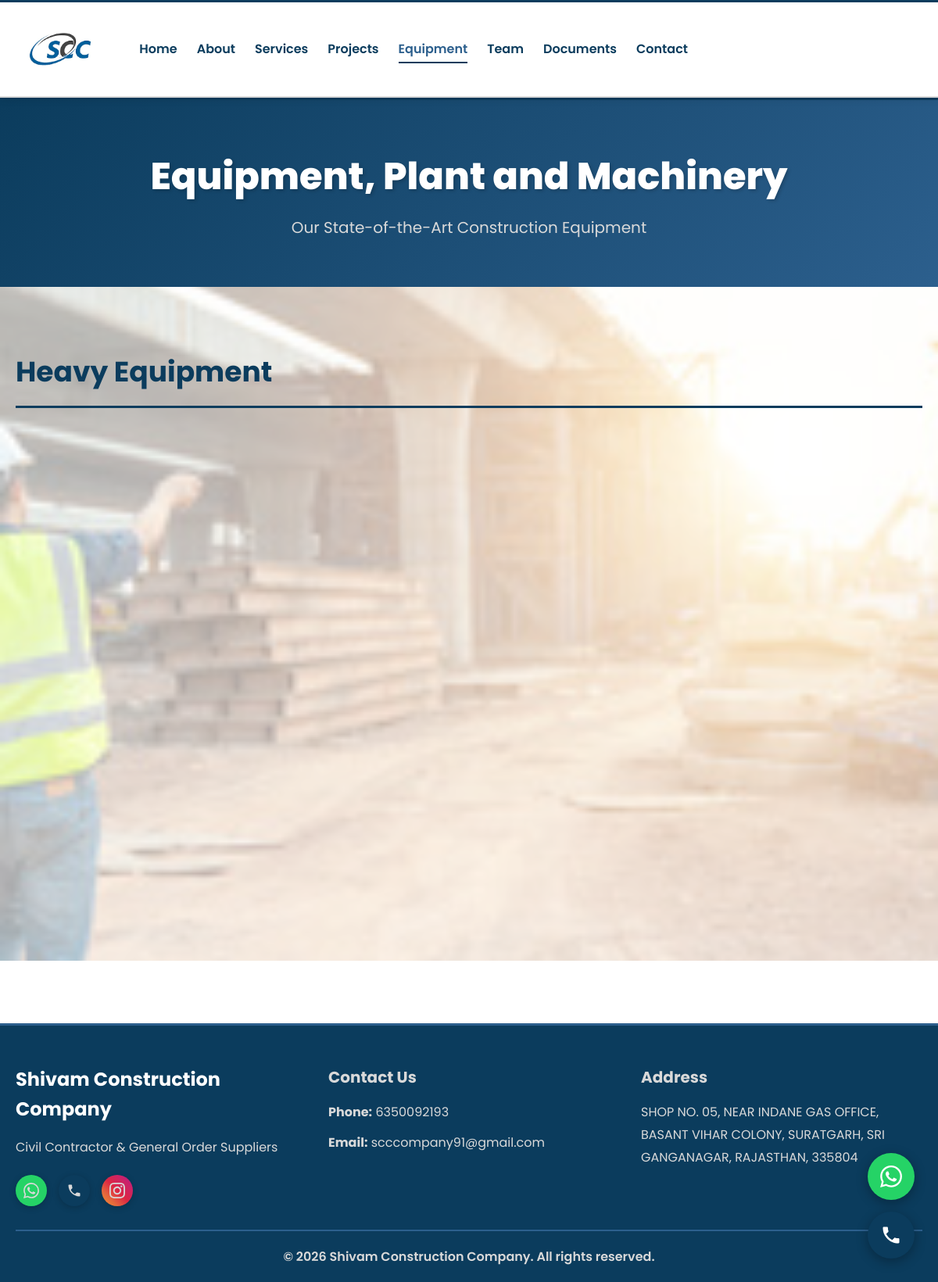
Screenshot of /equipment/ with the database file from the repository.
### shivam/models.py (models this page shows, shortened)
class Equipment(models.Model):
    name = models.CharField(max_length=200)
    quantity = models.IntegerField(default=0)
    category = models.CharField(max_length=100, blank=True)
    image = models.ImageField(upload_to='equipment/', blank=True, null=True)
    description = models.TextField(blank=True)
    specifications = models.TextField(blank=True, help_text="Technical specifications")
    order = models.IntegerField(default=0)
    class Meta:
        ordering = ['category', 'order']
        verbose_name_plural = "Equipment"

class CompanyInfo(models.Model):
    name = models.CharField(max_length=200, default="Shivam Construction Company")
    tagline = models.CharField(max_length=300, default="Civil Contractor & General Order Suppliers")
    phone = models.CharField(max_length=20, default="6350092193")
    email = models.EmailField(default="scccompany91@gmail.com")
    address = models.TextField(default="SHOP NO. 05, NEAR INDANE GAS OFFICE, BASANT VIHAR COLONY, SURATGARH, SRI GANGANAGAR, RAJASTHAN, 335804")
    vision = models.TextField(blank=True)
    quality_policy = models.TextField(blank=True)
    introduction = models.TextField(blank=True)
    logo = models.ImageField(upload_to='company/', blank=True, null=True)
    hero_image = models.ImageField(upload_to='company/', blank=True, null=True)
    instagram_url = models.URLField(blank=True, default="https://www.instagram.com/shivamconstruction")
    services_bg = models.ImageField(upload_to='company/backgrounds/', blank=True, null=True, verbose_name="Services Page Background")
    projects_bg = models.ImageField(upload_to='company/backgrounds/', blank=True, null=True, verbose_name="Projects Page Background")
    equipment_bg = models.ImageField(upload_to='company/backgrounds/', blank=True, null=True, verbose_name="Equipment Page Background")
    vision_bg = models.ImageField(upload_to='company/backgrounds/', blank=True, null=True, verbose_name="Vision Section Background")
    quality_bg = models.ImageField(upload_to='company/backgrounds/', blank=True, null=True, verbose_name="Quality Section Background")
    team_bg = models.ImageField(upload_to='company/backgrounds/', blank=True, null=True, verbose_name="Team Page Background")
    contact_bg = models.ImageField(upload_to='company/backgrounds/', blank=True, null=True, verbose_name="Contact Page Background")
    class Meta:
        verbose_name_plural = "Company Information"

### shivam/views.py (the view)
# urls.py: path('equipment/', views.equipment, name='equipment'),
def equipment(request):
    equipment_list = Equipment.objects.all()
    company = CompanyInfo.objects.first()
    equipment_images = CompanyImage.objects.filter(image_type='equipment')
    equipment_by_category = {}
    for item in equipment_list:
        category = item.category or 'Other'
        if category not in equipment_by_category:
            equipment_by_category[category] = []
        equipment_by_category[category].append(item)
    context = {
        'equipment_by_category': equipment_by_category,
        'company': company,
        'equipment_images': equipment_images,
    }
    return render(request, 'shivam/equipment.html', context)

### templates/shivam/equipment.html (shortened to what this page needs)
{% extends 'shivam/base.html' %}
{% load static %}
{% block content %}
<section class="page-header">
    <div class="container">
        <h1>Equipment, Plant and Machinery</h1>
        <p class="subtitle">Our State-of-the-Art Construction Equipment</p>
    </div>
</section>
<section class="section equipment-section page-background" {% if company.equipment_bg %}style="background-image: url('{{ company.equipment_bg.url }}');"{% elif company.hero_image %}style="background-image: url('{{ company.hero_image.url }}');"{% else %}style="background-image: url('{% static "images/equipment-bg.jpg" %}');"{% endif %}>
    <div class="background-overlay"></div>
    <div class="container">
        {% for category, equipment_list in equipment_by_category.items %}
        <div class="equipment-category">
            <h2 class="category-title">{{ category }}</h2>
            <div class="equipment-grid">
            </div>
        </div>
        {% endfor %}
    </div>
</section>
{% endblock %}

### templates/shivam/base.html (shortened to what this page needs)
{% load static %}
<!DOCTYPE html>
<html lang="en">
<head>
    <link rel="stylesheet" href="{% static 'css/style.css' %}">
</head>
<body>
    <nav class="navbar">
        <div class="container">
            <div class="nav-wrapper">
                <div class="logo">
                    {% if company.logo %}
                        <img src="{{ company.logo.url }}" alt="SCC Logo" class="logo-image">
                    {% else %}
                        <img src="{% static 'images/images.png' %}" alt="SCC Logo" class="logo-image" onerror="this.style.display='none'; this.nextElementSibling.style.display='flex';">
                    {% endif %}
                </div>
                <div class="nav-links">
                    <a href="{% url 'home' %}" class="{% if request.resolver_match.url_name == 'home' %}active{% endif %}">Home</a>
                    <a href="{% url 'about' %}" class="{% if request.resolver_match.url_name == 'about' %}active{% endif %}">About</a>
                    <a href="{% url 'services' %}" class="{% if request.resolver_match.url_name == 'services' %}active{% endif %}">Services</a>
                    <a href="{% url 'projects' %}" class="{% if request.resolver_match.url_name == 'projects' %}active{% endif %}">Projects</a>
                    <a href="{% url 'equipment' %}" class="{% if request.resolver_match.url_name == 'equipment' %}active{% endif %}">Equipment</a>
                    <a href="{% url 'team' %}" class="{% if request.resolver_match.url_name == 'team' %}active{% endif %}">Team</a>
                    <a href="{% url 'documents' %}" class="{% if request.resolver_match.url_name == 'documents' %}active{% endif %}">Documents</a>
                    <a href="{% url 'contact' %}" class="{% if request.resolver_match.url_name == 'contact' %}active{% endif %}">Contact</a>
                </div>
            </div>
        </div>
    </nav>
    <main>
        {% block content %}{% endblock %}
    </main>
    <div class="floating-contact">
        <a href="https://wa.me/91{{ company.phone|default:'6350092193' }}" target="_blank" class="floating-btn whatsapp-btn" title="WhatsApp">
        </a>
        <a href="tel:{{ company.phone|default:'6350092193' }}" class="floating-btn call-btn" title="Call Us">
        </a>
    </div>
    <footer class="footer">
        <div class="container">
            <div class="footer-content">
                <div class="footer-section">
                    <h3>Shivam Construction Company</h3>
                    <p>{{ company.tagline|default:"Civil Contractor & General Order Suppliers" }}</p>
                    <div class="social-links">
                        <a href="https://wa.me/91{{ company.phone|default:'6350092193' }}" target="_blank" class="social-icon whatsapp" title="WhatsApp">
                        </a>
                        <a href="tel:{{ company.phone|default:'6350092193' }}" class="social-icon phone" title="Call Us">
                        </a>
                        <a href="{{ company.instagram_url|default:'https://www.instagram.com/shivamconstruction' }}" target="_blank" class="social-icon instagram" title="Instagram">
                        </a>
                    </div>
                </div>
                <div class="footer-section">
                    <h4>Contact Us</h4>
                    <p><strong>Phone:</strong> <a href="tel:{{ company.phone|default:'6350092193' }}">{{ company.phone|default:"6350092193" }}</a></p>
                    <p><strong>Email:</strong> <a href="mailto:{{ company.email|default:'scccompany91@gmail.com' }}">{{ company.email|default:"scccompany91@gmail.com" }}</a></p>
                </div>
                <div class="footer-section">
                    <h4>Address</h4>
                    <p>{{ company.address|default:"SHOP NO. 05, NEAR INDANE GAS OFFICE, BASANT VIHAR COLONY, SURATGARH, SRI GANGANAGAR, RAJASTHAN, 335804" }}</p>
                </div>
            </div>
            <div class="footer-bottom">
                <p>&copy; {% now "Y" %} Shivam Construction Company. All rights reserved.</p>
            </div>
        </div>
    </footer>
</body>
</html>

### rows the page displays
Equipment: category "Heavy Equipment"
CompanyInfo: tagline "Civil Contractor & General Order Suppliers", phone "6350092193", email "scccompany91@gmail.com", address "SHOP NO. 05, NEAR INDANE GAS OFFICE, BASANT VIHAR COLONY, SURATGARH, SRI GANGANAGAR, RAJASTHAN, 335804"
